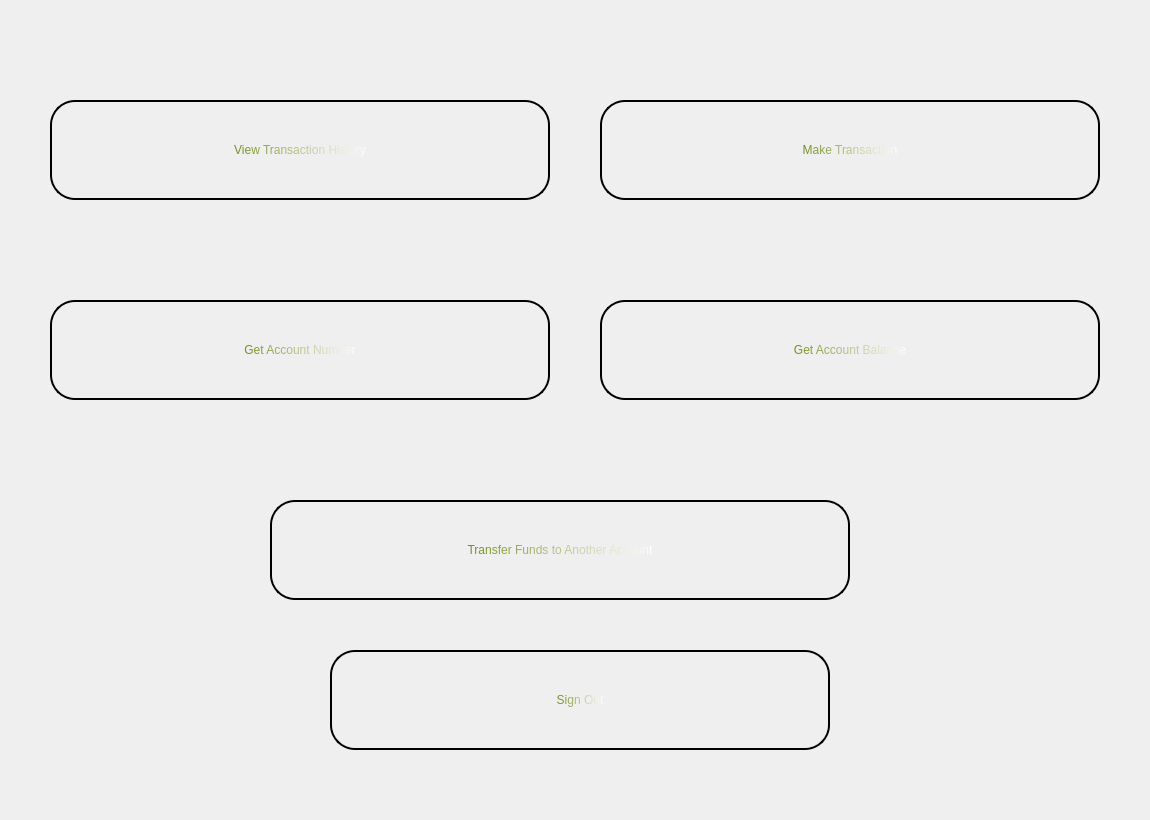
<?xml version="1.0" encoding="UTF-8"?>
<ui version="4.0">
 <class>User_Window</class>
 <widget class="QWidget" name="User_Window">
  <property name="geometry">
   <rect>
    <x>0</x>
    <y>0</y>
    <width>1150</width>
    <height>820</height>
   </rect>
  </property>
  <property name="windowTitle">
   <string>Client Model - User Main Window</string>
  </property>
  <property name="windowIcon">
   <iconset>
    <normaloff>C:/Users/Ahmed Mohammed/Desktop/Pictures/App_Icon.png</normaloff>C:/Users/Ahmed Mohammed/Desktop/Pictures/App_Icon.png</iconset>
  </property>
  <widget class="QLabel" name="Sign_In_Label">
   <property name="geometry">
    <rect>
     <x>0</x>
     <y>0</y>
     <width>1150</width>
     <height>850</height>
    </rect>
   </property>
   <property name="sizePolicy">
    <sizepolicy hsizetype="Fixed" vsizetype="Fixed">
     <horstretch>0</horstretch>
     <verstretch>0</verstretch>
    </sizepolicy>
   </property>
   <property name="text">
    <string/>
   </property>
   <property name="pixmap">
    <pixmap resource="Resources.qrc">:/C:/Users/Ahmed Mohammed/Desktop/Pictures/ezgif-6-82dce513e7.png</pixmap>
   </property>
   <property name="scaledContents">
    <bool>true</bool>
   </property>
  </widget>
  <widget class="QPushButton" name="Transaction_History_PB">
   <property name="geometry">
    <rect>
     <x>50</x>
     <y>100</y>
     <width>500</width>
     <height>100</height>
    </rect>
   </property>
   <property name="styleSheet">
    <string notr="true">border-color: qlineargradient(spread:pad, x1:0, y1:0, x2:1, y2:0, stop:0 rgba(0, 0, 0, 255), stop:1 rgba(255, 255, 255, 255));
font: 700 18pt &quot;Segoe Script&quot;;
color: qconicalgradient(cx:0.058, cy:0.636, angle:0, stop:0 rgba(91, 80, 0, 255), stop:0.16 rgba(136, 106, 22, 255), stop:0.168269 rgba(235, 219, 102, 255), stop:0.225 rgba(128, 105, 15, 255), stop:0.285 rgba(204, 181, 74, 255), stop:0.415 rgba(245, 236, 112, 255), stop:0.52 rgba(209, 190, 76, 255), stop:0.57 rgba(187, 156, 51, 255), stop:0.695 rgba(202, 174, 68, 255), stop:0.75 rgba(218, 202, 86, 255), stop:0.815 rgba(208, 187, 73, 255), stop:0.88 rgba(187, 156, 51, 255), stop:0.935 rgba(137, 108, 26, 255), stop:0.990385 rgba(119, 98, 14, 255), stop:1 rgba(35, 40, 3, 255));

color: qlineargradient(spread:pad, x1:0, y1:0, x2:1, y2:0, stop:0 rgba(114, 142, 27, 255), stop:1 rgba(255, 255, 255, 255));

border-radius: 25px; /* This should be half of the width/height */
border: 2px solid black; /* Optional: adds a visible border around the button */</string>
   </property>
   <property name="text">
    <string>View Transaction History</string>
   </property>
  </widget>
  <widget class="QPushButton" name="User_Balance_PB">
   <property name="geometry">
    <rect>
     <x>600</x>
     <y>300</y>
     <width>500</width>
     <height>100</height>
    </rect>
   </property>
   <property name="styleSheet">
    <string notr="true">border-color: qlineargradient(spread:pad, x1:0, y1:0, x2:1, y2:0, stop:0 rgba(0, 0, 0, 255), stop:1 rgba(255, 255, 255, 255));
font: 700 18pt &quot;Segoe Script&quot;;
color: qconicalgradient(cx:0.058, cy:0.636, angle:0, stop:0 rgba(91, 80, 0, 255), stop:0.16 rgba(136, 106, 22, 255), stop:0.168269 rgba(235, 219, 102, 255), stop:0.225 rgba(128, 105, 15, 255), stop:0.285 rgba(204, 181, 74, 255), stop:0.415 rgba(245, 236, 112, 255), stop:0.52 rgba(209, 190, 76, 255), stop:0.57 rgba(187, 156, 51, 255), stop:0.695 rgba(202, 174, 68, 255), stop:0.75 rgba(218, 202, 86, 255), stop:0.815 rgba(208, 187, 73, 255), stop:0.88 rgba(187, 156, 51, 255), stop:0.935 rgba(137, 108, 26, 255), stop:0.990385 rgba(119, 98, 14, 255), stop:1 rgba(35, 40, 3, 255));

color: qlineargradient(spread:pad, x1:0, y1:0, x2:1, y2:0, stop:0 rgba(114, 142, 27, 255), stop:1 rgba(255, 255, 255, 255));

border-radius: 25px; /* This should be half of the width/height */
border: 2px solid black; /* Optional: adds a visible border around the button */</string>
   </property>
   <property name="text">
    <string>Get Account Balance</string>
   </property>
  </widget>
  <widget class="QPushButton" name="Back">
   <property name="geometry">
    <rect>
     <x>330</x>
     <y>650</y>
     <width>500</width>
     <height>100</height>
    </rect>
   </property>
   <property name="styleSheet">
    <string notr="true">border-color: qlineargradient(spread:pad, x1:0, y1:0, x2:1, y2:0, stop:0 rgba(0, 0, 0, 255), stop:1 rgba(255, 255, 255, 255));
font: 700 18pt &quot;Segoe Script&quot;;
color: qconicalgradient(cx:0.058, cy:0.636, angle:0, stop:0 rgba(91, 80, 0, 255), stop:0.16 rgba(136, 106, 22, 255), stop:0.168269 rgba(235, 219, 102, 255), stop:0.225 rgba(128, 105, 15, 255), stop:0.285 rgba(204, 181, 74, 255), stop:0.415 rgba(245, 236, 112, 255), stop:0.52 rgba(209, 190, 76, 255), stop:0.57 rgba(187, 156, 51, 255), stop:0.695 rgba(202, 174, 68, 255), stop:0.75 rgba(218, 202, 86, 255), stop:0.815 rgba(208, 187, 73, 255), stop:0.88 rgba(187, 156, 51, 255), stop:0.935 rgba(137, 108, 26, 255), stop:0.990385 rgba(119, 98, 14, 255), stop:1 rgba(35, 40, 3, 255));

color: qlineargradient(spread:pad, x1:0, y1:0, x2:1, y2:0, stop:0 rgba(114, 142, 27, 255), stop:1 rgba(255, 255, 255, 255));

border-radius: 25px; /* This should be half of the width/height */
border: 2px solid black; /* Optional: adds a visible border around the button */</string>
   </property>
   <property name="text">
    <string>Sign Out</string>
   </property>
  </widget>
  <widget class="QPushButton" name="pushButton">
   <property name="geometry">
    <rect>
     <x>600</x>
     <y>100</y>
     <width>500</width>
     <height>100</height>
    </rect>
   </property>
   <property name="styleSheet">
    <string notr="true">border-color: qlineargradient(spread:pad, x1:0, y1:0, x2:1, y2:0, stop:0 rgba(0, 0, 0, 255), stop:1 rgba(255, 255, 255, 255));
font: 700 18pt &quot;Segoe Script&quot;;
color: qconicalgradient(cx:0.058, cy:0.636, angle:0, stop:0 rgba(91, 80, 0, 255), stop:0.16 rgba(136, 106, 22, 255), stop:0.168269 rgba(235, 219, 102, 255), stop:0.225 rgba(128, 105, 15, 255), stop:0.285 rgba(204, 181, 74, 255), stop:0.415 rgba(245, 236, 112, 255), stop:0.52 rgba(209, 190, 76, 255), stop:0.57 rgba(187, 156, 51, 255), stop:0.695 rgba(202, 174, 68, 255), stop:0.75 rgba(218, 202, 86, 255), stop:0.815 rgba(208, 187, 73, 255), stop:0.88 rgba(187, 156, 51, 255), stop:0.935 rgba(137, 108, 26, 255), stop:0.990385 rgba(119, 98, 14, 255), stop:1 rgba(35, 40, 3, 255));

color: qlineargradient(spread:pad, x1:0, y1:0, x2:1, y2:0, stop:0 rgba(114, 142, 27, 255), stop:1 rgba(255, 255, 255, 255));

border-radius: 25px; /* This should be half of the width/height */
border: 2px solid black; /* Optional: adds a visible border around the button */</string>
   </property>
   <property name="text">
    <string>Make Transaction</string>
   </property>
  </widget>
  <widget class="QPushButton" name="Transfer_Funds_PB">
   <property name="geometry">
    <rect>
     <x>270</x>
     <y>500</y>
     <width>580</width>
     <height>100</height>
    </rect>
   </property>
   <property name="styleSheet">
    <string notr="true">border-color: qlineargradient(spread:pad, x1:0, y1:0, x2:1, y2:0, stop:0 rgba(0, 0, 0, 255), stop:1 rgba(255, 255, 255, 255));
font: 700 18pt &quot;Segoe Script&quot;;
color: qconicalgradient(cx:0.058, cy:0.636, angle:0, stop:0 rgba(91, 80, 0, 255), stop:0.16 rgba(136, 106, 22, 255), stop:0.168269 rgba(235, 219, 102, 255), stop:0.225 rgba(128, 105, 15, 255), stop:0.285 rgba(204, 181, 74, 255), stop:0.415 rgba(245, 236, 112, 255), stop:0.52 rgba(209, 190, 76, 255), stop:0.57 rgba(187, 156, 51, 255), stop:0.695 rgba(202, 174, 68, 255), stop:0.75 rgba(218, 202, 86, 255), stop:0.815 rgba(208, 187, 73, 255), stop:0.88 rgba(187, 156, 51, 255), stop:0.935 rgba(137, 108, 26, 255), stop:0.990385 rgba(119, 98, 14, 255), stop:1 rgba(35, 40, 3, 255));

color: qlineargradient(spread:pad, x1:0, y1:0, x2:1, y2:0, stop:0 rgba(114, 142, 27, 255), stop:1 rgba(255, 255, 255, 255));

border-radius: 25px; /* This should be half of the width/height */
border: 2px solid black; /* Optional: adds a visible border around the button */</string>
   </property>
   <property name="text">
    <string>Transfer Funds to Another Account</string>
   </property>
  </widget>
  <widget class="QPushButton" name="Get_User_Account_Number">
   <property name="geometry">
    <rect>
     <x>50</x>
     <y>300</y>
     <width>500</width>
     <height>100</height>
    </rect>
   </property>
   <property name="styleSheet">
    <string notr="true">border-color: qlineargradient(spread:pad, x1:0, y1:0, x2:1, y2:0, stop:0 rgba(0, 0, 0, 255), stop:1 rgba(255, 255, 255, 255));
font: 700 18pt &quot;Segoe Script&quot;;
color: qconicalgradient(cx:0.058, cy:0.636, angle:0, stop:0 rgba(91, 80, 0, 255), stop:0.16 rgba(136, 106, 22, 255), stop:0.168269 rgba(235, 219, 102, 255), stop:0.225 rgba(128, 105, 15, 255), stop:0.285 rgba(204, 181, 74, 255), stop:0.415 rgba(245, 236, 112, 255), stop:0.52 rgba(209, 190, 76, 255), stop:0.57 rgba(187, 156, 51, 255), stop:0.695 rgba(202, 174, 68, 255), stop:0.75 rgba(218, 202, 86, 255), stop:0.815 rgba(208, 187, 73, 255), stop:0.88 rgba(187, 156, 51, 255), stop:0.935 rgba(137, 108, 26, 255), stop:0.990385 rgba(119, 98, 14, 255), stop:1 rgba(35, 40, 3, 255));

color: qlineargradient(spread:pad, x1:0, y1:0, x2:1, y2:0, stop:0 rgba(114, 142, 27, 255), stop:1 rgba(255, 255, 255, 255));

border-radius: 25px; /* This should be half of the width/height */
border: 2px solid black; /* Optional: adds a visible border around the button */</string>
   </property>
   <property name="text">
    <string>Get Account Number</string>
   </property>
  </widget>
 </widget>
 <resources>
  <include location="Resources.qrc"/>
 </resources>
 <connections/>
</ui>
